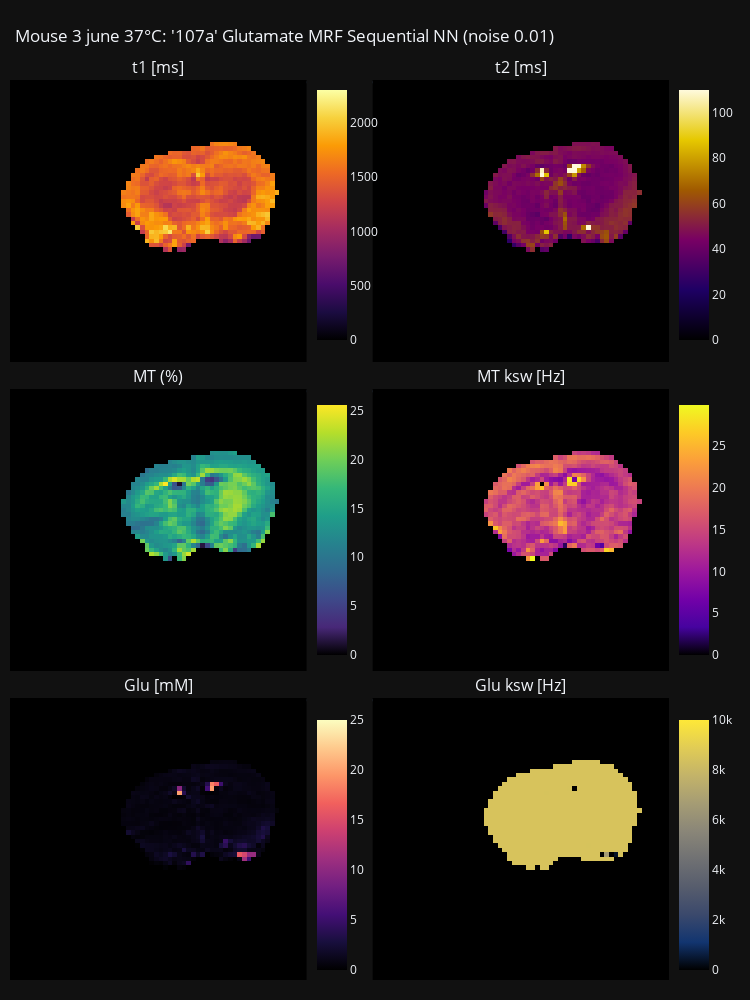

The notebook cell this image was saved under:
### Markdown cell above
# t1, t2, MT & Glu plot #

### Code cell
# Create subplots with 1 row and 3 columns, increased horizontal spacing
fig = make_subplots(rows=3, cols=2, horizontal_spacing=0.1, vertical_spacing=0.03, 
                    subplot_titles=['t1 [ms]', 't2 [ms]', 'MT (%)', 'MT ksw [Hz]', 'Glu [mM]', 'Glu ksw [Hz]'])

# Add heatmaps for the three arrays
heatmap_fs = go.Heatmap(z=quant_maps_glu['fs']*(110000/3)*full_mask, colorscale=custom_magma, coloraxis='coloraxis5')
heatmap_ksw = go.Heatmap(z=quant_maps_glu['ksw']*full_mask, colorscale=custom_cividis, coloraxis='coloraxis6')

fig.add_trace(heatmap_t1, row=1, col=1)
fig.add_trace(heatmap_t2, row=1, col=2)
fig.add_trace(heatmap_mt_fs, row=2, col=1)
fig.add_trace(heatmap_mt_ksw, row=2, col=2)
fig.add_trace(heatmap_fs, row=3, col=1)
fig.add_trace(heatmap_ksw, row=3, col=2)

fig.update_layout(
    template='plotly_dark',  # Set the theme to plotly dark
    title_text=f"Mouse {subject_i+1} {date} {temp}°C: '{fp_prtcl_name}' Glutamate MRF Sequential NN (noise 0.{glu_noise})",
    showlegend=False,  # Hide legend
    height=1000, # 900
    width=750,  # 900
    margin=dict(l=10, r=40, t=80, b=20),  # Adjust top and bottom margins
    title=dict(x=0.02, y=0.97)  # Adjust the title position
)

# Add individual titles and separate colorbars
for i, title in enumerate([1, 2, 3], start=1):
    fig.update_xaxes(row=i, col=1, showgrid=False, showticklabels=False)
    fig.update_xaxes(row=i, col=2, showgrid=False, showticklabels=False)
    fig.update_yaxes(showgrid=False, row=i, col=1, showticklabels=False, autorange='reversed')  # Reverse the y-axis
    fig.update_yaxes(showgrid=False, row=i, col=2, showticklabels=False, autorange='reversed')  # Reverse the y-axis

# Manually add separate colorbars
f_const = 3 / 110000
colorbar_t1 = {'colorscale': custom_plotly3, 'cmin': 0, 'cmax': 2300} #, 'cmin': 0, 'cmax': f_lims[1]/f_const}
colorbar_t2 = {'colorscale': custom_aggrnyl, 'cmin': 0, 'cmax': 110} #, 'cmin': k_lims[0], 'cmax': k_lims[1]}
colorbar_mt_fs = {'colorscale': custom_viridis}
colorbar_mt_ksw = {'colorscale': custom_plasma}
colorbar_fs = {'colorscale': custom_magma, 'cmin': 0, 'cmax': 25}
colorbar_ksw = {'colorscale': custom_cividis, 'cmin': 0, 'cmax': 10000}


fig.update_layout(
    coloraxis1=colorbar_t1,
    coloraxis2=colorbar_t2,
    coloraxis3=colorbar_mt_fs,
    coloraxis4=colorbar_mt_ksw,
    coloraxis5=colorbar_fs,
    coloraxis6=colorbar_ksw,
    coloraxis_colorbar=dict(x=0.45, y=0.85, len=0.3),
    coloraxis2_colorbar=dict(x=1, y=0.85, len=0.3),
    coloraxis3_colorbar=dict(x=0.45, y=0.5, len=0.3),
    coloraxis4_colorbar=dict(x=1, y=0.5, len=0.3),
    coloraxis5_colorbar=dict(x=0.45, y=0.15, len=0.3),
    coloraxis6_colorbar=dict(x=1, y=0.15, len=0.3),
)

# Show the plot
fig.show()

pio.write_image(fig, f'{subject_nn_image_path}/glu_sequential.jpeg')

### Figure 1 — Plotly figure (JSON) as saved in the notebook; plotly's stock layout.template omitted (floating-point values rounded to 4 significant figures; data arrays with more than 128 entries replaced by an {"elided": "..."} marker saying what was removed)
{"data": [{"coloraxis": "coloraxis", "colorscale": [[0.0, "#000000"], [0.1111, "#482878"], [0.2222, "#3e4989"], [0.3333, "#31688e"], [0.4444, "#26828e"], [0.5556, "#1f9e89"], [0.6667, "#35b779"], [0.7778, "#6ece58"], [0.8889, "#b5de2b"], [1.0, "#fde725"]], "z": {"elided": "64x64 float values"}, "type": "heatmap", "xaxis": "x", "yaxis": "y"}, {"coloraxis": "coloraxis2", "colorscale": [[0.0, "#000000"], [0.1111, "#46039f"], [0.2222, "#7201a8"], [0.3333, "#9c179e"], [0.4444, "#bd3786"], [0.5556, "#d8576b"], [0.6667, "#ed7953"], [0.7778, "#fb9f3a"], [0.8889, "#fdca26"], [1.0, "#f0f921"]], "z": {"elided": "64x64 float values"}, "type": "heatmap", "xaxis": "x2", "yaxis": "y2"}, {"coloraxis": "coloraxis3", "colorscale": [[0.0, "#000000"], [0.1111, "#482878"], [0.2222, "#3e4989"], [0.3333, "#31688e"], [0.4444, "#26828e"], [0.5556, "#1f9e89"], [0.6667, "#35b779"], [0.7778, "#6ece58"], [0.8889, "#b5de2b"], [1.0, "#fde725"]], "z": {"elided": "64x64 float values"}, "type": "heatmap", "xaxis": "x3", "yaxis": "y3"}, {"coloraxis": "coloraxis4", "colorscale": [[0.0, "#000000"], [0.1111, "#46039f"], [0.2222, "#7201a8"], [0.3333, "#9c179e"], [0.4444, "#bd3786"], [0.5556, "#d8576b"], [0.6667, "#ed7953"], [0.7778, "#fb9f3a"], [0.8889, "#fdca26"], [1.0, "#f0f921"]], "z": {"elided": "64x64 float values"}, "type": "heatmap", "xaxis": "x4", "yaxis": "y4"}, {"coloraxis": "coloraxis5", "colorscale": [[0.0, "#000000"], [0.1111, "#180f3d"], [0.2222, "#440f76"], [0.3333, "#721f81"], [0.4444, "#9e2f7f"], [0.5556, "#cd4071"], [0.6667, "#f1605d"], [0.7778, "#fd9668"], [0.8889, "#feca8d"], [1.0, "#fcfdbf"]], "z": {"elided": "64x64 float values"}, "type": "heatmap", "xaxis": "x5", "yaxis": "y5"}, {"coloraxis": "coloraxis6", "colorscale": [[0.0, "#000000"], [0.1111, "#123570"], [0.2222, "#3b496c"], [0.3333, "#575d6d"], [0.4444, "#707173"], [0.5556, "#8a8678"], [0.6667, "#a59c74"], [0.7778, "#c3b369"], [0.8889, "#e1cc55"], [1.0, "#fee838"]], "z": {"elided": "64x64 float values"}, "type": "heatmap", "xaxis": "x6", "yaxis": "y6"}], "layout": {"xaxis": {"anchor": "y", "domain": [0.0, 0.45], "showgrid": false, "showticklabels": false}, "yaxis": {"anchor": "x", "domain": [0.6867, 1.0], "showgrid": false, "showticklabels": false, "autorange": "reversed"}, "xaxis2": {"anchor": "y2", "domain": [0.55, 1.0], "showgrid": false, "showticklabels": false}, "yaxis2": {"anchor": "x2", "domain": [0.6867, 1.0], "showgrid": false, "showticklabels": false, "autorange": "reversed"}, "xaxis3": {"anchor": "y3", "domain": [0.0, 0.45], "showgrid": false, "showticklabels": false}, "yaxis3": {"anchor": "x3", "domain": [0.3433, 0.6567], "showgrid": false, "showticklabels": false, "autorange": "reversed"}, "xaxis4": {"anchor": "y4", "domain": [0.55, 1.0], "showgrid": false, "showticklabels": false}, "yaxis4": {"anchor": "x4", "domain": [0.3433, 0.6567], "showgrid": false, "showticklabels": false, "autorange": "reversed"}, "xaxis5": {"anchor": "y5", "domain": [0.0, 0.45], "showgrid": false, "showticklabels": false}, "yaxis5": {"anchor": "x5", "domain": [0.0, 0.3133], "showgrid": false, "showticklabels": false, "autorange": "reversed"}, "xaxis6": {"anchor": "y6", "domain": [0.55, 1.0], "showgrid": false, "showticklabels": false}, "yaxis6": {"anchor": "x6", "domain": [0.0, 0.3133], "showgrid": false, "showticklabels": false, "autorange": "reversed"}, "annotations": [{"font": {"size": 16}, "showarrow": false, "text": "t1 [ms]", "x": 0.225, "xanchor": "center", "xref": "paper", "y": 1.0, "yanchor": "bottom", "yref": "paper"}, {"font": {"size": 16}, "showarrow": false, "text": "t2 [ms]", "x": 0.775, "xanchor": "center", "xref": "paper", "y": 1.0, "yanchor": "bottom", "yref": "paper"}, {"font": {"size": 16}, "showarrow": false, "text": "MT (%)", "x": 0.225, "xanchor": "center", "xref": "paper", "y": 0.6567, "yanchor": "bottom", "yref": "paper"}, {"font": {"size": 16}, "showarrow": false, "text": "MT ksw [Hz]", "x": 0.775, "xanchor": "center", "xref": "paper", "y": 0.6567, "yanchor": "bottom", "yref": "paper"}, {"font": {"size": 16}, "showarrow": false, "text": "Glu [mM]", "x": 0.225, "xanchor": "center", "xref": "paper", "y": 0.3133, "yanchor": "bottom", "yref": "paper"}, {"font": {"size": 16}, "showarrow": false, "text": "Glu ksw [Hz]", "x": 0.775, "xanchor": "center", "xref": "paper", "y": 0.3133, "yanchor": "bottom", "yref": "paper"}], "title": {"text": "Mouse 3 june 37°C: '107a' Glutamate MRF Sequential NN (noise 0.01)", "x": 0.02, "y": 0.97}, "margin": {"l": 10, "r": 40, "t": 80, "b": 20}, "showlegend": false, "height": 1000, "width": 750, "coloraxis": {"colorbar": {"x": 0.45, "y": 0.85, "len": 0.3}, "colorscale": [[0.0, "#000000"], [0.1111, "#1b0c41"], [0.2222, "#4a0c6b"], [0.3333, "#781c6d"], [0.4444, "#a52c60"], [0.5556, "#cf4446"], [0.6667, "#ed6925"], [0.7778, "#fb9b06"], [0.8889, "#f7d13d"], [1.0, "#fcffa4"]], "cmin": 0, "cmax": 2300}, "coloraxis2": {"colorscale": [[0.0, "#000000"], [0.2, "rgb(30,0,100)"], [0.4, "rgb(120,0,100)"], [0.6, "rgb(160,90,0)"], [0.8, "rgb(230,200,0)"], [1.0, "rgb(255,250,220)"]], "cmin": 0, "cmax": 110, "colorbar": {"x": 1, "y": 0.85, "len": 0.3}}, "coloraxis3": {"colorscale": [[0.0, "#000000"], [0.1111, "#482878"], [0.2222, "#3e4989"], [0.3333, "#31688e"], [0.4444, "#26828e"], [0.5556, "#1f9e89"], [0.6667, "#35b779"], [0.7778, "#6ece58"], [0.8889, "#b5de2b"], [1.0, "#fde725"]], "colorbar": {"x": 0.45, "y": 0.5, "len": 0.3}}, "coloraxis4": {"colorscale": [[0.0, "#000000"], [0.1111, "#46039f"], [0.2222, "#7201a8"], [0.3333, "#9c179e"], [0.4444, "#bd3786"], [0.5556, "#d8576b"], [0.6667, "#ed7953"], [0.7778, "#fb9f3a"], [0.8889, "#fdca26"], [1.0, "#f0f921"]], "colorbar": {"x": 1, "y": 0.5, "len": 0.3}}, "coloraxis5": {"colorscale": [[0.0, "#000000"], [0.1111, "#180f3d"], [0.2222, "#440f76"], [0.3333, "#721f81"], [0.4444, "#9e2f7f"], [0.5556, "#cd4071"], [0.6667, "#f1605d"], [0.7778, "#fd9668"], [0.8889, "#feca8d"], [1.0, "#fcfdbf"]], "cmin": 0, "cmax": 25, "colorbar": {"x": 0.45, "y": 0.15, "len": 0.3}}, "coloraxis6": {"colorscale": [[0.0, "#000000"], [0.1111, "#123570"], [0.2222, "#3b496c"], [0.3333, "#575d6d"], [0.4444, "#707173"], [0.5556, "#8a8678"], [0.6667, "#a59c74"], [0.7778, "#c3b369"], [0.8889, "#e1cc55"], [1.0, "#fee838"]], "cmin": 0, "cmax": 10000, "colorbar": {"x": 1, "y": 0.15, "len": 0.3}}}}
